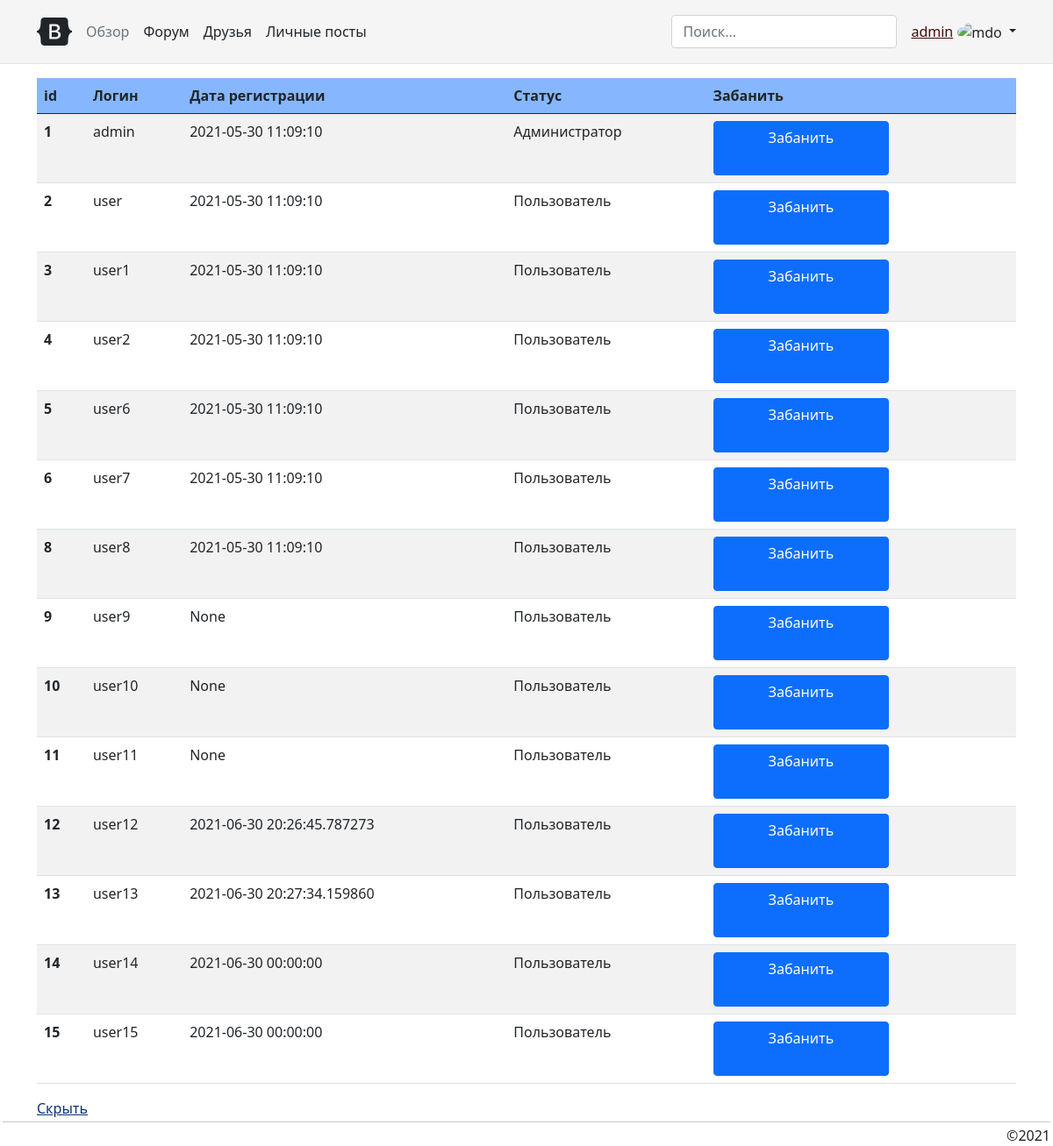
The page /users (signed in) on the database as committed earlier.
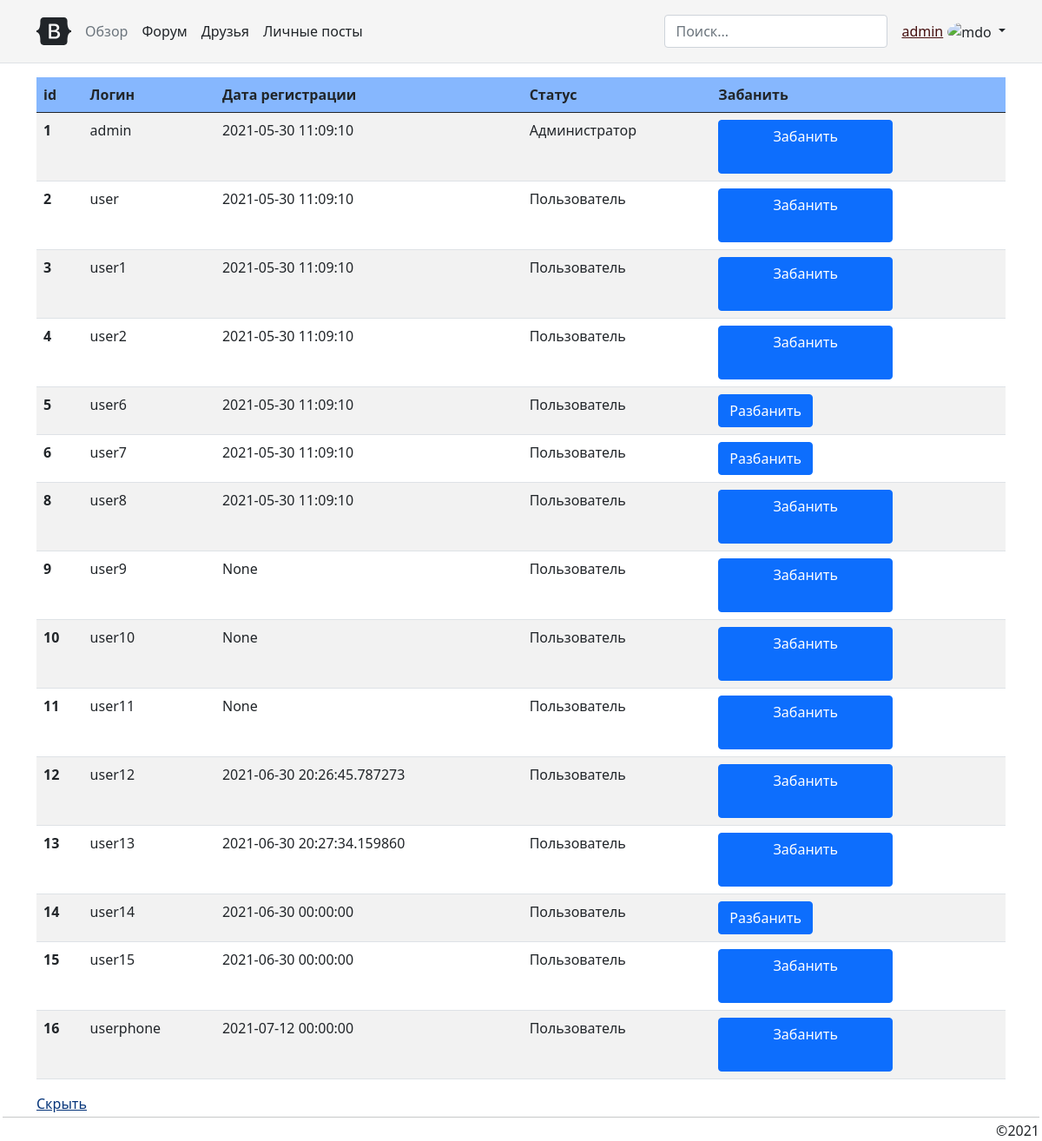
The same page on the database as committed later.
### data/user.py (models this page shows, shortened)
class User(SqlAlchemyBase, UserMixin):
    __tablename__ = 'users'  # Подключение к таблице 'users' базы данных
    id = sqlalchemy.Column(sqlalchemy.Integer, primary_key=True, autoincrement=True)  # Выбор столбца
    login = sqlalchemy.Column(sqlalchemy.String, index=True, unique=True)  # __||__
    hashed_password = sqlalchemy.Column(sqlalchemy.String, nullable=True)  # __||__
    status_id = sqlalchemy.Column(sqlalchemy.Integer, sqlalchemy.ForeignKey('user_status.id'),
                                                                                        nullable=True)
    registration_date = sqlalchemy.Column(sqlalchemy.TIMESTAMP, nullable=True)
    deleted = sqlalchemy.Column(sqlalchemy.Boolean, nullable=True)
    status = relationship("UserStatus", foreign_keys=[status_id])

### data/user_status.py (models this page shows)
class UserStatus(SqlAlchemyBase, UserMixin):
    __tablename__ = 'user_status'  # Подключение к таблице 'users_status' базы данных
    id = sqlalchemy.Column(sqlalchemy.Integer, primary_key=True, autoincrement=True)  # Выбор столбца
    status = sqlalchemy.Column(sqlalchemy.String, nullable=True)
    users = relationship("User")
    def __repr__(self):
        return f'{self.status}'  # возвращает статус

### app.py (the view)
@app.route('/users', methods=["POST", "GET"])
@login_required
def users():  # Возвращает админу список пользователей
    if current_user.status_id != 1:
        return "Доступ запрещен"
    db_sess = db_session.create_session()
    if request.method == 'POST':
        if request.form['user_id']:
            print(request.form['user_id'])
            user = db_sess.query(User).filter(User.id == request.form['user_id']).first()
            user.deleted = not user.deleted
            db_sess.commit()
    users = db_sess.query(User).order_by(User.id.asc())  # Присвоение переменной таблицы БД
    return render_template('users.html', users=users)

### app.py (called while the page is built)
@login_manager.user_loader  # Логин
def load_user(user_id):
    db_sess = db_session.create_session()
    return db_sess.query(User).get(user_id)

### data/db_session.py (called while the page is built)
def create_session() -> Session:
    global __factory
    return __factory()

### templates/users.html (shortened to what this page needs)
{% extends "index.html" %}
{% block content %}
    <table class="table table-striped">
        <thead>
        <tr>
              <th scope="col">id</th>
              <th scope="col">Логин</th>
              <th scope="col">Дата регистрации</th>
              <th scope="col">Статус</th>
              <th scope="col">Забанить</th>
            </tr>
        </thead>
        <tbody>
          {% for user in users %}
            <tr>
              <th scope="row">{{ user.id }}</th>
              <td>{{ user.login }}</td>
              <td>{{ user.registration_date }}</td>
              <td>{{ user.status}}</td>
                <td>
                    {% if current_user.status_id == 1  %}
                        <form action="" method="post">
                            <input class="btn btn-primary" type="submit"
                                    value="{% if user.deleted == 0%}Забанить
                                          {% else %}Разбанить{% endif %}" align="center"> </input>
                        </form>
                    {% else %}
                        {% if user.deleted == "True" %}
                            {% print("Удален") %}
                        {% else %}
                            {% print("Не удален") %}
                        {% endif %}
                    {% endif %}
                </td>
            </tr>
          {% endfor %}
        </tbody>
    </table>
    <a href="{{ url_for('clear') }}">Скрыть</a>
{% endblock %}

### templates/index.html (shortened to what this page needs)
<!doctype html>
<html lang="ru">
<html>
<head>
    <link href="{{ url_for('static', filename='bootstrap/css/bootstrap.min.css') }}" rel="stylesheet">
    <link href="{{ url_for('static', filename='css/style.css') }}" rel="stylesheet">
    <link rel="stylesheet" type="text/css"
          href="{{ url_for('static', filename='bootstrap/css/headers.css') }}"/>
</head>
<body>
    <header class="p-3 mb-3 border-bottom" style="">
        <div class="container">
            <div class="d-flex flex-wrap align-items-center justify-content-center justify-content-lg-start">
                <a href="/" class="d-flex align-items-center mb-2 mb-lg-0 text-dark text-decoration-none">
                    <svg class="bi me-2" width="40" height="32" role="img" aria-label="Bootstrap">
                        <use xlink:href="#bootstrap"></use>
                    </svg>
                </a>
                <ul class="nav col-12 col-lg-auto me-lg-auto mb-2 justify-content-center mb-md-0">
                    <li><a href="#" class="nav-link px-2 link-secondary">Обзор</a></li>
                    <li><a href="{{ url_for('sections') }}" class="nav-link px-2 link-dark">Форум</a></li>
                    <li><a href="#" class="nav-link px-2 link-dark">Друзья</a></li>
                    <li><a href="#" class="nav-link px-2 link-dark">Личные посты</a></li>
                </ul>
                <form class="col-12 col-lg-auto mb-3 mb-lg-0 me-lg-3">
                    <input type="search" class="form-control" placeholder="Поиск..." aria-label="Поиск">
                </form>
                {% if current_user.is_authenticated %}
                    <a id="user-url" href="##" style="margin-right: 5px">{{ current_user.login }}</a>
                    <div class="dropdown text-end">
                        <a href="#" class="d-block link-dark text-decoration-none dropdown-toggle"
                           id="dropdownUser1" data-bs-toggle="dropdown" aria-expanded="false">
                            <img src="https://okeygeek.ru/wp-content/uploads/2020/03/no_avatar.png"
                                            alt="mdo" width="32" height="32" class="rounded-circle">
                        </a>
                    </div>
                {% endif %}
            </div>
        </div>
    </header>
    <main role="main" class="container">
        {% block content %}{% endblock %}
    </main>
    <hr style="margin: 3px">
    <footer align="right" class="footer">
        <div style="margin-right: 3px">
            ©2021
        </div>
    </footer>
</body>
</html>

### static/css/style.css (style rules this page uses)
body { background-color: white; }
header { background-color: whitesmoke; }
thead { background-color: #86b7fe; }
#user-url { color: #440e0e }
a { color: #06357a }

Rows that differ between the two databases and show on the page:
changed User "user6": deleted "Забанить" → "Разбанить"
changed User "user7": deleted "Забанить" → "Разбанить"
changed User "user14": deleted "Забанить" → "Разбанить"
added User: id "16", login "userphone", registration_date "2021-07-12 00:00:00", status "Пользователь", deleted "Забанить"
